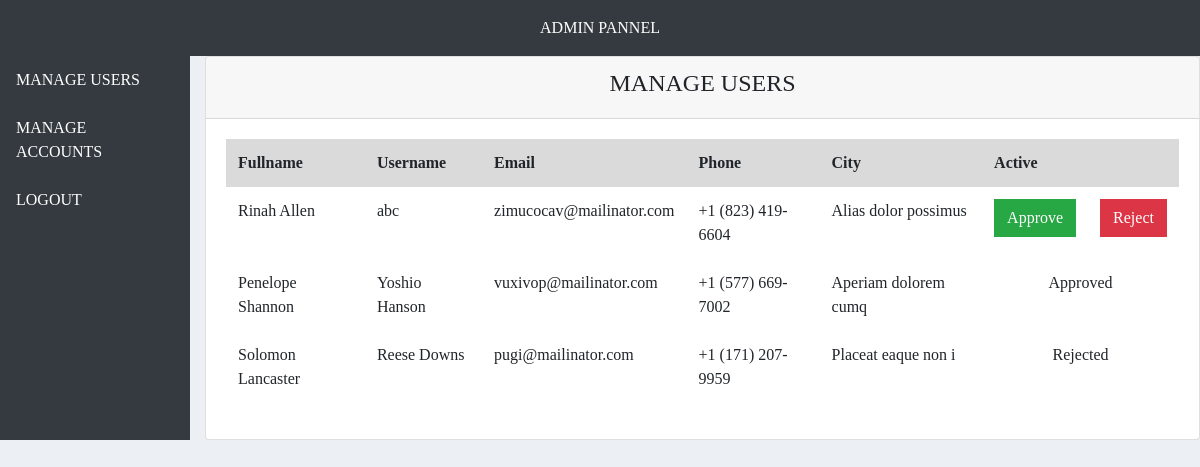
The app's page /Admin/manage_users.php with its own data.
### tables this page shows
CREATE TABLE `users` (
  `user_id` int(11) NOT NULL,
  `fullname` varchar(50) NOT NULL,
  `username` varchar(50) NOT NULL,
  `password` varchar(50) NOT NULL,
  `email` varchar(255) NOT NULL,
  `phone` varchar(100) NOT NULL,
  `city` varchar(100) NOT NULL,
  `status` varchar(50) NOT NULL DEFAULT 'Pending',
  `active` int(2) NOT NULL DEFAULT 1,
  `created_at` timestamp NOT NULL DEFAULT current_timestamp()
);

### Admin/manage_users.php (the view, shortened to what this page needs)
<?php
include 'db.php';
$query = "SELECT * FROM users";
$result = mysqli_query($conn, $query);
$count = mysqli_num_rows($result);
include 'header.php';
?>
<div class="row">
    <div class="col-md-2 bg-dark text-white">
        <?php
        include 'nav.php';
        ?>
    </div>
    <div class="col-md-10">
        <div class="card">
            <div class="card-header">
                <center>
                    <h4>MANAGE USERS</h4>
                </center>
            </div>
            <div class="card-body">
                <table class="table table-borderless">
                    <tr class="table-active">
                        <th>Fullname</th>
                        <th>Username</th>
                        <th>Email</th>
                        <th>Phone</th>
                        <th>City</th>
                        <th colspan="2">Active</th>
                    </tr>
                    <?php if ($count > 0) {
                        while ($row = mysqli_fetch_array($result)) {                    ?>
                            <tr>
                                <td><?php echo $row['fullname'] ?></td>
                                <td><?php echo $row['username'] ?></td>
                                <td><?php echo $row['email'] ?></td>
                                <td><?php echo $row['phone'] ?></td>
                                <td><?php echo $row['city'] ?></td>
                                <?php
                                if ($row['status'] == "Pending") { ?>
                                    <td> <a href="?approve=<?php echo $row['user_id'] ?>" class="btn btn-success">Approve</a> </td>
                                    <td> <a href="?reject=<?php echo $row['user_id'] ?>" class="btn btn-danger">Reject</a> </td>
                                <?php } else { ?>
                                    <td colspan="2">
                                        <center> <?php echo $row['status']  ?> </center>
                                    </td>
                                <?php } ?>
                            </tr>
                        <?php
                        }
                    } else { ?>
                        <tr>
                            <td colspan="5" class="text-danger"> <b> No Record Found</b></td>
                        </tr>
                    <?php }
                    ?>
                </table>
            </div>
        </div>
    </div>
</div>
<?php
include 'footer.php';
?>

### Admin/css/styles.css (style rules this page uses)
:root { --maincolor :#322663; --seccolor : #483ed8; }
body { background:#ecf0f5; font-family: 'Lato', sans-serif; }
.btn { border-radius: 0px; -webkit-border-radius: 0px; -moz-border-radius: 0px; -ms-border-radius: 0px; -o-border-radius: 0px; }

### Admin/header.php (style rules this page uses)
body { font-family: Calibri !important; }

### records on screen
users: fullname "Rinah Allen", username "abc", email "zimucocav@mailinator.com", phone "+1 (823) 419-6604", city "Alias dolor possimus"
users: fullname "Penelope Shannon", username "Yoshio Hanson", email "vuxivop@mailinator.com", phone "+1 (577) 669-7002", city "Aperiam dolorem cumq", status "Approved"
users: fullname "Solomon Lancaster", username "Reese Downs", email "pugi@mailinator.com", phone "+1 (171) 207-9959", city "Placeat eaque non i", status "Rejected"
